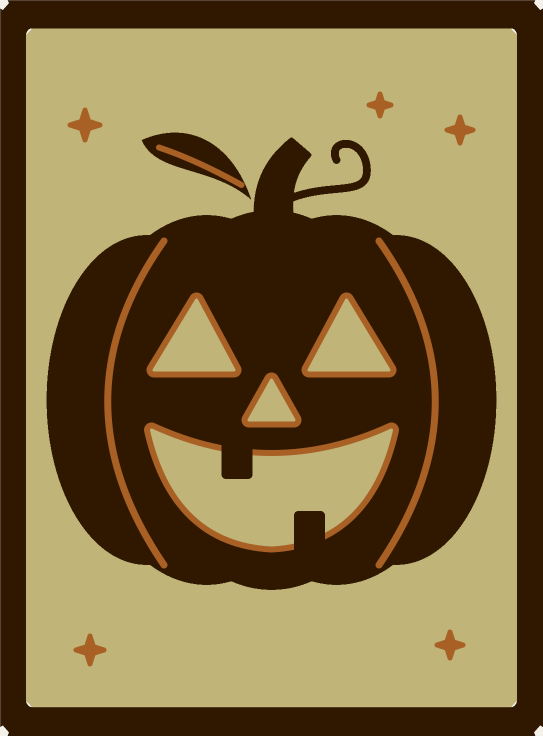
#> input picture Lantern/source/halloween/artwork-v1/halloween_1_jack_o_lantern.png, 1086 x 1471 px (shown at 1/2 size)
$ python make_sheet.py
#> lines starting #> are read from the running program, lines starting #| are printed output that depends on the picture
from PIL import Image, ImageDraw, ImageFont
import os
OUT=os.path.dirname(os.path.dirname(os.path.abspath(__file__)))
F='/usr/share/fonts/truetype/dejavu/DejaVuSans-Bold.ttf'; Fr='/usr/share/fonts/truetype/dejavu/DejaVuSans.ttf'
f=lambda s,b=True: ImageFont.truetype(F if b else Fr,s)
panels=[('halloween_1_jack_o_lantern.png','Jack-o’-lantern'),('halloween_2_witch_moon.png','Witch on a broomstick across the moon'),
        ('halloween_3_black_cat_fence.png','Black cat on a fence'),('halloween_4_haunted_house_bats.png','Haunted house with bats')]
PW,PH=1086,1471; M=70; top=300; cap=90
W=M*3+PW*2; H=top+(PH+cap+M)*2+40
s=Image.new('RGB',(W,H),(244,240,232)); d=ImageDraw.Draw(s)
#> after `s = Image.new('RGB', (W, H), (244, 240, 232))`:
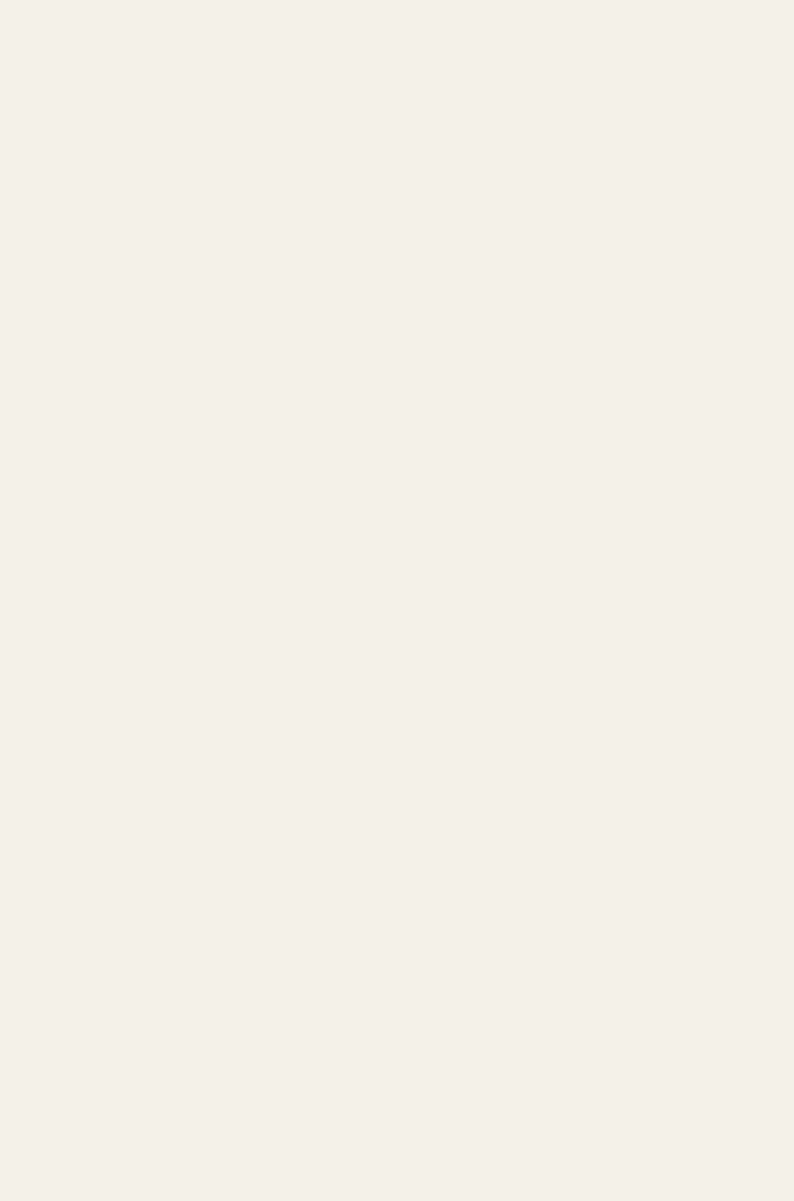
#> s: PIL image 2382x3602 RGB (shown at 1/3 size); mean R, G, B 244, 240, 232
d.text((M,50),"IMAGES FOR APPROVAL — NO STL",font=f(84),fill=(48,24,0))
d.text((M,160),"Halloween lantern panels v1 · 2D artwork only, not an exported STL · 77.5 × 105 mm panels",font=f(38,False),fill=(48,24,0))
d.text((M,215),"SIMULATED backlighting (not a photo): cream = 0.7 mm, amber = 1.1 mm, dark brown = 1.8 mm.",font=f(34,False),fill=(90,60,30))
d.text((M,252),"The 77.5 × 105 × 1.8 mm panels have been printed and fit the lantern well (confirmed by Shannon, Nov 2026).",font=f(34,False),fill=(90,60,30))
for i,(fn,lab) in enumerate(panels):
    x=M+(i%2)*(PW+M); y=top+(i//2)*(PH+cap+M)
    s.paste(Image.open(f'{OUT}/{fn}').convert('RGB'),(x,y)); d.text((x,y+PH+18),f'{i+1}  {lab}',font=f(46),fill=(48,24,0))
#> after `s.paste(Image.open(f'{OUT}/{fn}').convert('RGB'), (x, y))`:
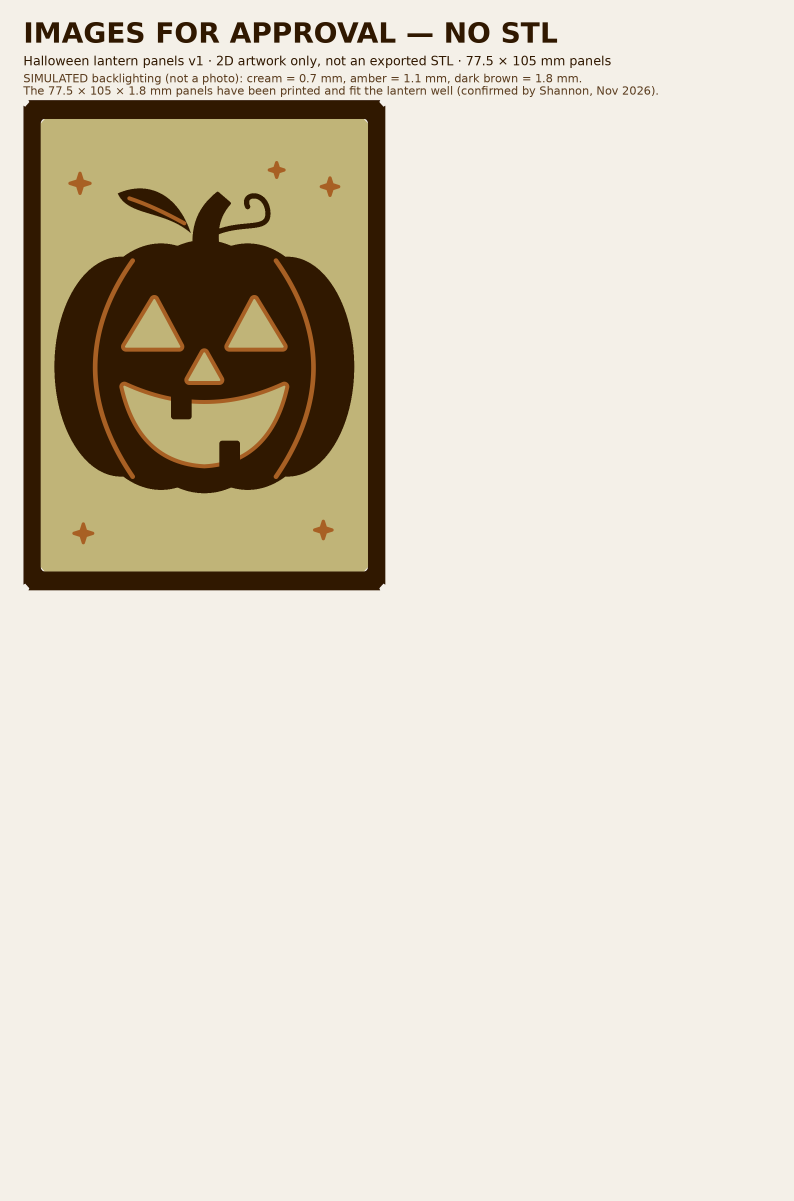
#> s: PIL image 2382x3602 RGB (shown at 1/3 size); mean R, G, B 220.5, 213.4, 198.6
#> pass 2 of the loop `for i,(fn,lab) in enumerate(panels):`:
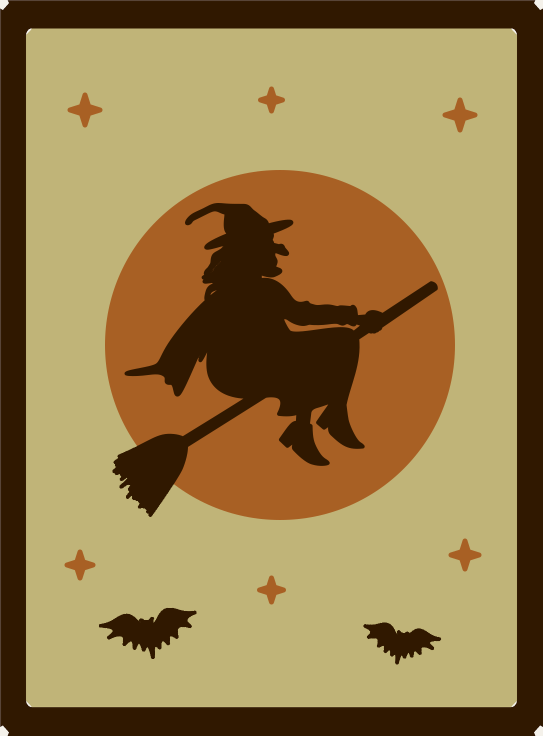
#> input picture Lantern/source/halloween/artwork-v1/halloween_2_witch_moon.png, 1086 x 1471 px (shown at 1/2 size)
#> `s.paste(Image.open(f'{OUT}/{fn}').convert('RGB'), (x, y))`:
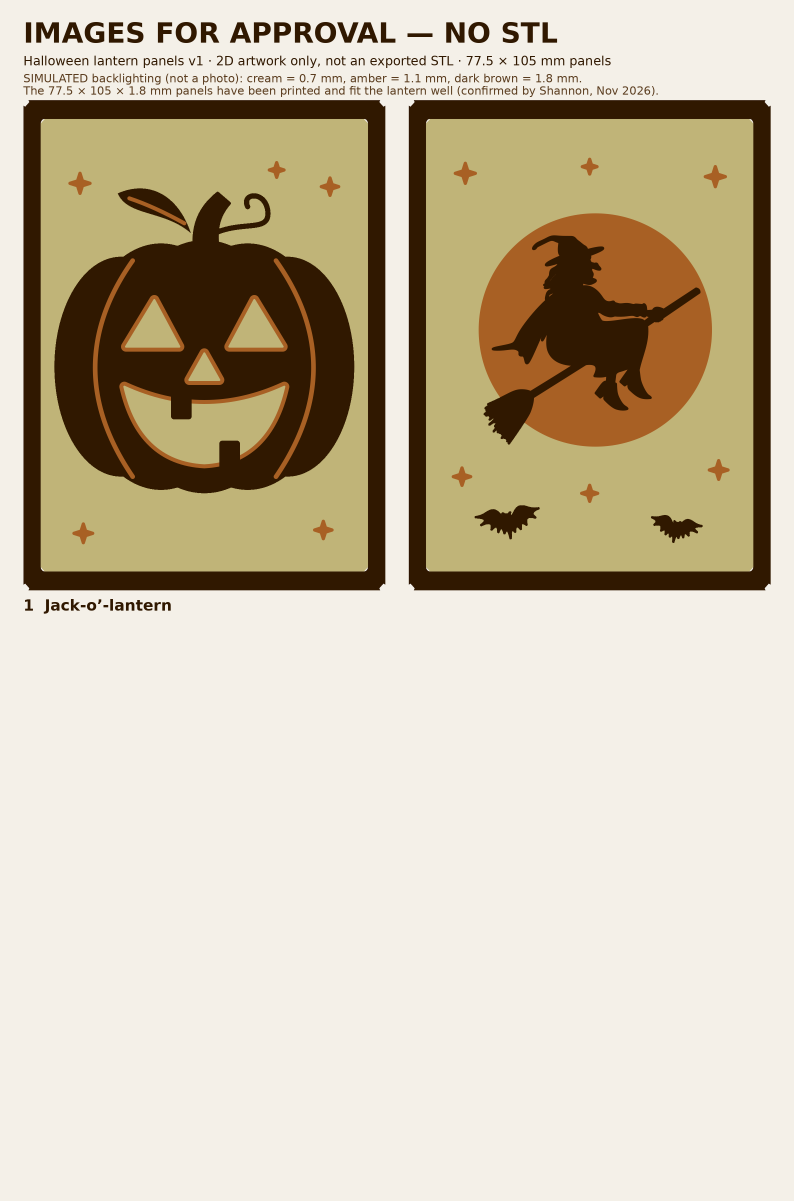
#> s: PIL image 2382x3602 RGB (shown at 1/3 size); mean R, G, B 203.1, 192, 169.2
#> pass 3 of the loop `for i,(fn,lab) in enumerate(panels):`:
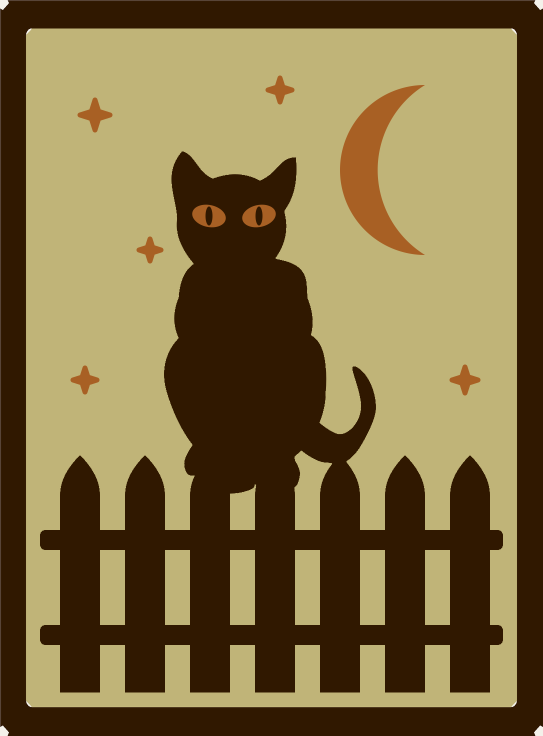
#> input picture Lantern/source/halloween/artwork-v1/halloween_3_black_cat_fence.png, 1086 x 1471 px (shown at 1/2 size)
#> `s.paste(Image.open(f'{OUT}/{fn}').convert('RGB'), (x, y))`:
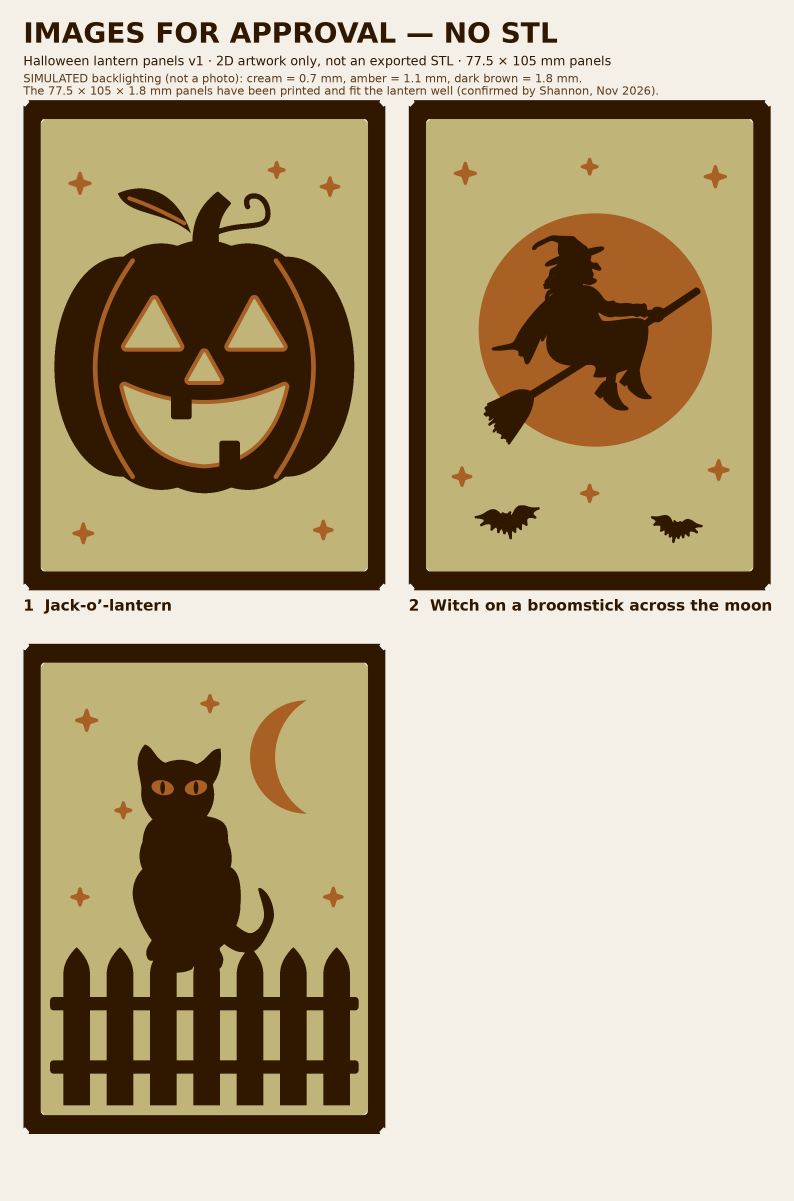
#> s: PIL image 2382x3602 RGB (shown at 1/3 size); mean R, G, B 181.2, 167.3, 137.8
#> the loop made 4 passes; the first 3 are shown
s.save(f'{OUT}/HALLOWEEN_v1_FOUR_UP_IMAGES_FOR_APPROVAL.png')
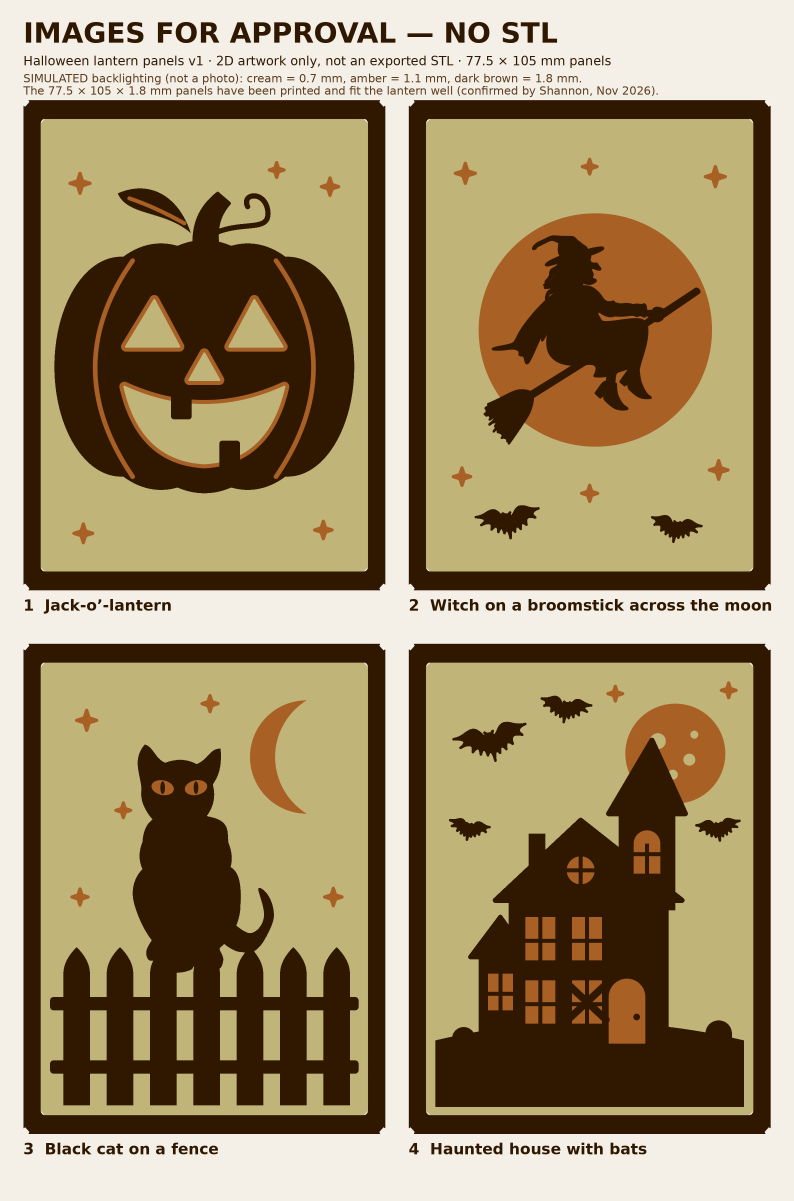
#> saved as HALLOWEEN_v1_FOUR_UP_IMAGES_FOR_APPROVAL.png: PIL image 2382x3602 RGB (shown at 1/3 size); mean R, G, B 157.6, 140.3, 104.4
s.resize((W//4,H//4),Image.LANCZOS).save(f'{OUT}/check_fourup_quarter_scale.png')
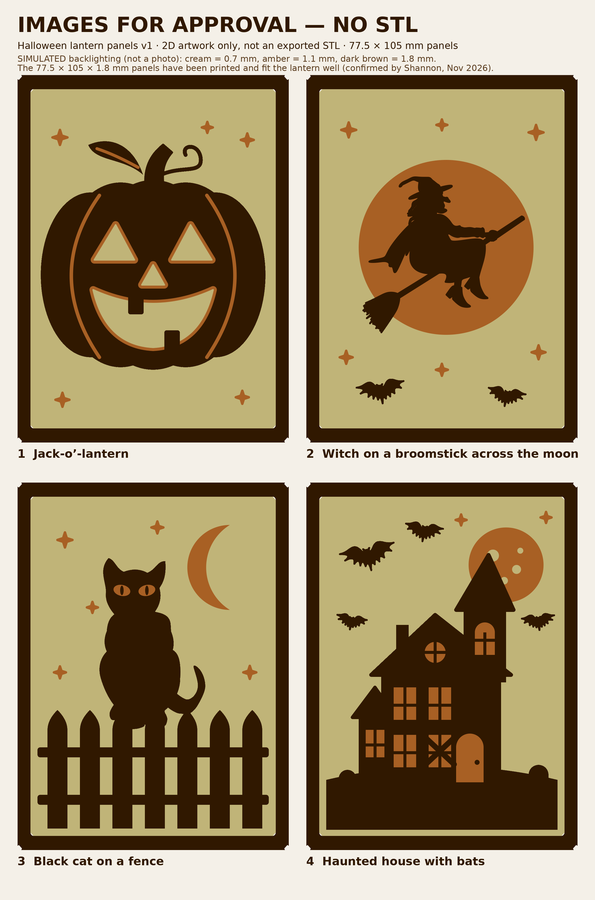
#> saved as check_fourup_quarter_scale.png: PIL image 595x900 RGB; mean R, G, B 157.6, 140.3, 104.7
